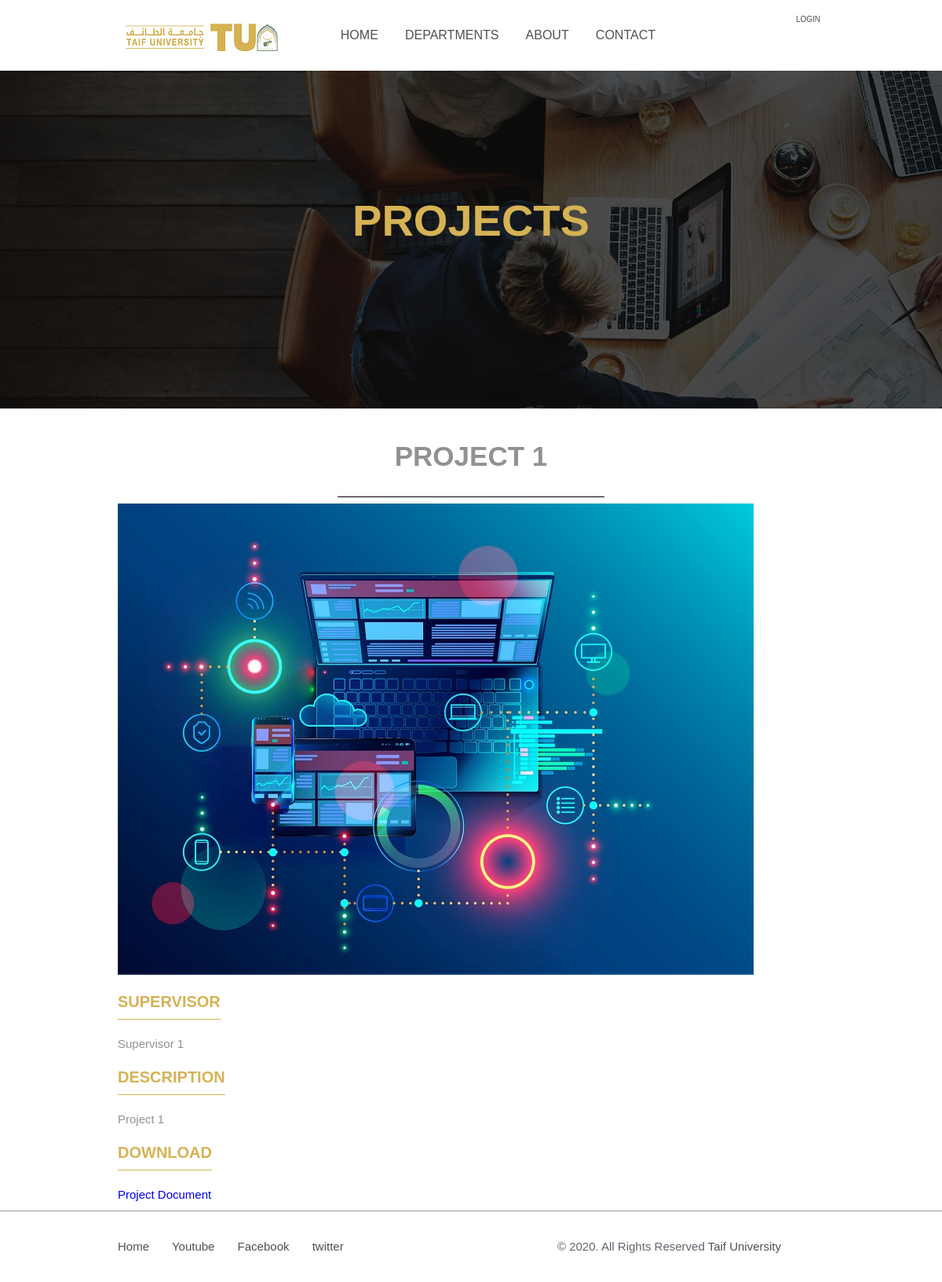
/project_details.php?id=1, run on the app's committed database.
### tables this page shows
CREATE TABLE `project` (
  `id` int(11) NOT NULL,
  `department_id` int(11) NOT NULL,
  `name` varchar(100) NOT NULL,
  `supervisor` varchar(100) NOT NULL,
  `description` varchar(1000) DEFAULT NULL,
  `image` varchar(255) DEFAULT NULL,
  `file` varchar(255) DEFAULT NULL
);

### include/dbsettings.php (called while the page is built, shortened)
<?php
$dbname="graduation_projects_space";
?>

### include/db_conn.php (called while the page is built, shortened)
<?php
include_once 'dbsettings.php';
$conn=false;
$message = "";
function executeQuery($query) {
	global $conn;
	$result = mysqli_query($conn, $query);
	if(!$result)
		$message = "Error while executing query.<br/>Mysql Error: " . mysqli_error($conn);
	else
		return $result;
}
?>

### project_details.php (the view, shortened to what this page needs)
<?php include "include/header.php" ?>
<?php include_once('include/db_conn.php'); ?>
		<section class="page-header" id="home">
			<div class="opacity"></div>
				<div class="content">
					<div class="text">
						<h1><br><span>projects</span></h1>
					</div>
			</div>
		</section>
		<?php
		if (isset($_REQUEST['id'])) {
			$id = $_REQUEST['id'];
			$result = executeQuery("select * from project where id = $id;");
			if ($result) {
				$r =  mysqli_fetch_array($result);
		?>
		 <section class="page-content" id="page-content">
			<h2 class="title"><?php echo $r['name']; ?></h2><hr>
			<img src="<?php echo $r['image']; ?>" alt="<?php echo $r['name']; ?>" />
			<h3 class="title">Supervisor</h3>
			<p>
				<?php echo $r['supervisor']; ?>
			</p>
			<h3 class="title">Description</h3>
			<p>
				<?php echo $r['description']; ?>
			</p>
			<h3 class="title">Download</h3>
			<p>
				<a href="<?php echo $r['file']; ?>"> Project Document </a>
			</p>
		</section>
		<?php
			}
		}
		?>
<?php include "include/footer.php" ?>

### css/style.css (style rules this page uses)
html, body, div, span, applet, object, iframe, h1, h2, h3, h4, h5, h6, p, blockquote, pre, a, abbr, acronym, address, big, cite, code, del, dfn, em, img, ins, kbd, q, s, samp, small, strike, strong, sub, sup, tt, var, b, u, i, center, dl, dt, dd, ol, ul, li, fieldset, form, label, legend, table, caption, tbody, tfoot, thead, tr, th, td, article, aside, canvas, details, embed, figure, figcaption, footer, header, hgroup, menu, nav, output, ruby, section, summary, time, mark, audio, video { margin: 0; padding: 0; border: 0; font-size: 100%; font: inherit; vertical-align: baseline; }
article, aside, details, figcaption, figure, footer, header, hgroup, menu, nav, section { display: block; }
body { line-height: 1; }
html, body { font-family: 'Source Sans Pro', sans-serif; font-size:15px; -webkit-font-smoothing: subpixel-antialiased!important; color:black; font-weight:400; height:100%; }
a { text-decoration:none; outline:none; }
h1 { font-size:56px; color:white; font-weight:bold; text-transform:uppercase; line-height:1.2; }
p { font-size:19px; color:white; margin-top:50px; }
h1 span { color:#d5b254; }
.page-header { position:relative; width:100%; height:430px; background:url('../img/background/page-header.jpg') 0px 0px fixed; }
.page-header .opacity { position:absolute; width:100%; height:430px; background:rgba(0,0,0,0.7); }
.page-header .content { position:relative; width:900px; margin:0 auto; height:430px; }
.page-header .content .text { position:absolute; text-align:center; margin:auto; top:0; left:0; bottom:0; right:0; width:700px; height:250px; }
.page-content { position:relative; width:900px; margin:0 auto; margin-bottom:10px; }
.page-content hr { color: black; margin-top:30px; background-color: black; height: 1px; width:340px; border:0; }
.page-content h3 { font-weight:bold; text-transform:uppercase; margin-top:20px; font-size:20px; color:#d5b254; line-height:1.2; width:max-content; position:relative; border-bottom: solid 1px #d5b254; padding-bottom: 10px; }
.page-content p { margin-top:20px; font-size:15px; width:100%; color:#919191; line-height:1.4; position:relative; font-weight:400; }
h2.title { font-weight:bold; text-transform:uppercase; line-height:1.2; color: #919191; margin-top:40px; width:100%; font-size:35px; text-align:center; }

### data on the page
project: name "PROJECT 1", image (picture), supervisor "Supervisor 1", description "Project 1"
